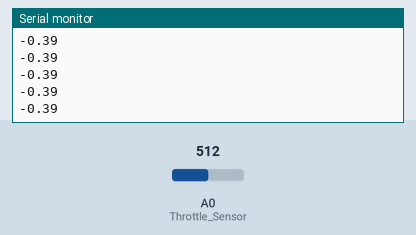
The sketch below on a simulated Arduino Uno, built with avr-gcc and run on an emulated ATmega328P. Parts: the last lines printed to the serial monitor. The test bench sets the inputs (shaded band); at power-on: A0 (Throttle_Sensor) = 512.

Above: at 1.2 s.
1.3 s: A0 (Throttle_Sensor) set to 716
At 2.3 s:
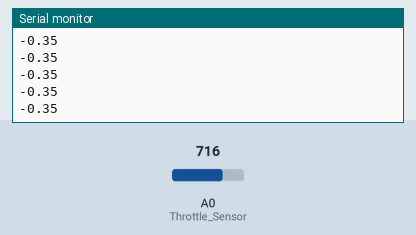
2.8 s: A0 (Throttle_Sensor) set to 900
At 3.3 s:
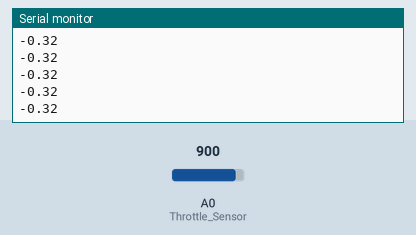
Timing chart, 0 to 5.8 s (numbered marks = the images above; inputs shaded):
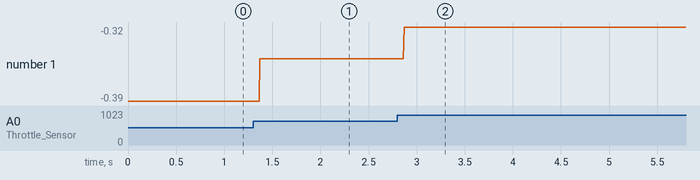

The sketch:

throttle_data.ino
```cpp
#define Throttle_Sensor A0

int throttle_extract = 0;

void setup() {
   pinMode(Throttle_Sensor, INPUT);
   Serial.begin(9600);
}
void loop() {
  throttle_extract = analogRead(Throttle_Sensor); // read the analog Throttle input
  int throttle = map(throttle_extract, 2690, 8191, 0, 100);
  float throttle_float = (float)throttle/100;
  Serial.println(throttle_float);

}
```

Measured:
- after the input at 1.3 s, the serial monitor: prints a new line after 0.07 s (image 1)
- after the input at 2.8 s, the serial monitor: prints a new line after 0.07 s (image 2)
- plotted number 1: -0.39 → -0.35 after the input at 1.3 s, -0.35 → -0.32 after the input at 2.8 s
